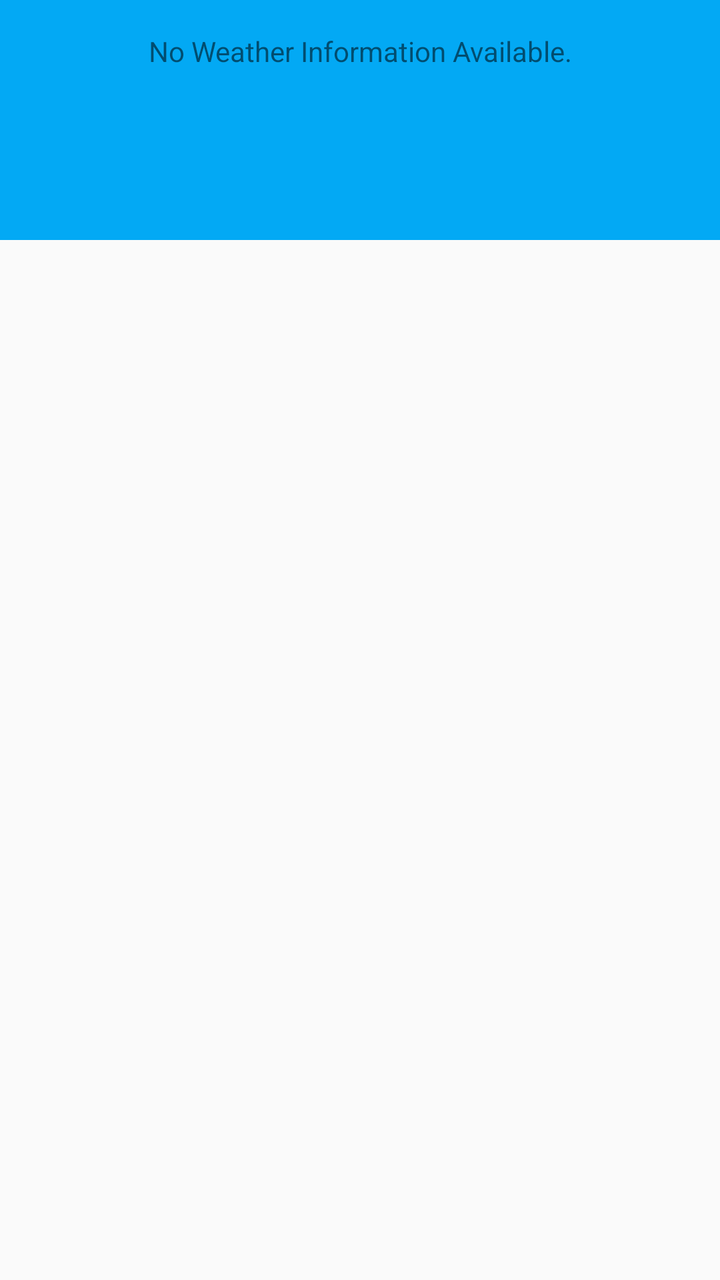
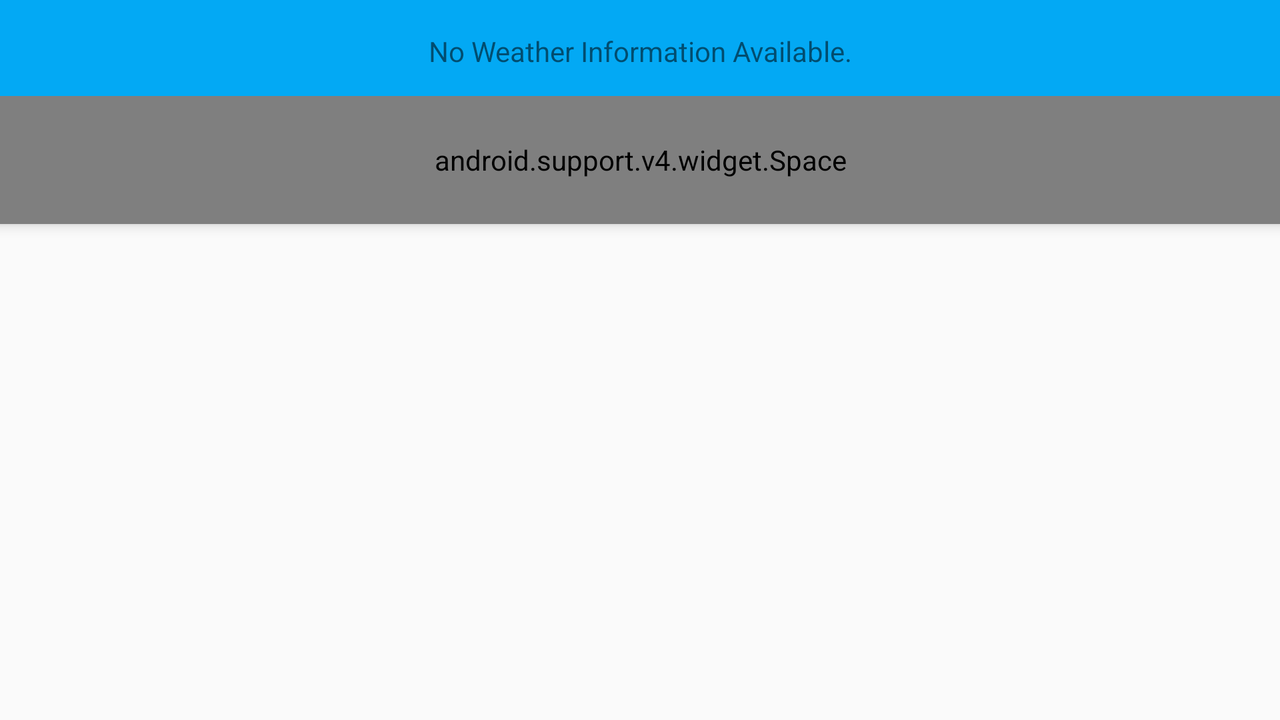

Compare how this app lays out the same screen by default and in its alternative resource folder. The renders come first, then the two layout files and the values they reference.
<!-- AndroidManifest.xml: activity theme ForecastTheme -->
<!-- res/layout/fragment_main.xml -->
<?xml version="1.0" encoding="utf-8"?>
<FrameLayout xmlns:android="http://schemas.android.com/apk/res/android"
    xmlns:app="http://schemas.android.com/apk/res-auto"
    android:layout_width="match_parent"
    android:layout_height="match_parent">

    <android.support.design.widget.CoordinatorLayout
        android:id="@+id/col"
        android:layout_width="match_parent"
        android:layout_height="match_parent">

        <android.support.design.widget.AppBarLayout
            android:id="@+id/appbar"
            android:layout_width="match_parent"
            android:layout_height="wrap_content"
            android:theme="@style/ThemeOverlay.AppCompat.Dark.ActionBar"
            app:elevation="0dp">

            <android.support.v7.widget.Toolbar
                android:id="@+id/toolbar"
                android:layout_width="match_parent"
                android:layout_height="wrap_content"
                android:elevation="0dp"
                app:layout_scrollFlags="scroll|enterAlways"
                app:theme="@style/ThemeOverlay.AppCompat.Dark.ActionBar" />

            <ImageView
                android:layout_width="wrap_content"
                android:layout_height="?attr/listPreferredItemHeight"
                android:layout_gravity="center_horizontal"

                android:contentDescription="@string/app_name"
                android:scaleType="center"
                android:src="@drawable/ic_logo"
                app:layout_scrollFlags="scroll|enterAlways" />

        </android.support.design.widget.AppBarLayout>

        <android.support.v7.widget.RecyclerView
            android:id="@+id/recyclerview_forecast"
            android:layout_width="match_parent"
            android:layout_height="match_parent"
            app:layout_behavior="@string/appbar_scrolling_view_behavior" />
        
        <TextView
            android:id="@+id/empty_view"
            android:layout_width="match_parent"
            android:layout_height="match_parent"
            android:gravity="center_horizontal"
            android:paddingBottom="@dimen/activity_vertical_margin"
            android:paddingEnd="@dimen/activity_horizontal_margin"
            android:paddingLeft="@dimen/activity_horizontal_margin"
            android:paddingRight="@dimen/activity_horizontal_margin"
            android:paddingStart="@dimen/activity_horizontal_margin"
            android:paddingTop="@dimen/activity_vertical_margin"
            android:text="@string/no_weather_information_available"
            app:layout_anchor="@+id/recyclerview_forecast"
            app:layout_anchorGravity="fill" />


    </android.support.design.widget.CoordinatorLayout>
</FrameLayout>
<!-- resources referenced by this layout -->
<resources>
  <dimen name="activity_horizontal_margin">16dp</dimen>
  <dimen name="activity_vertical_margin">16dp</dimen>
  <string name="app_name">Sunshine</string>
  <string name="no_weather_information_available">No Weather Information Available.</string>
  <style name="ForecastTheme" parent="AppTheme">
          <item name="actionBarStyle">@style/ActionBar.Solid.Sunshine.NoTitle</item>
  
      </style>
  <style name="AppTheme" parent="Theme.AppCompat.Light.NoActionBar">
          
          
          <item name="colorPrimary">@color/primary</item>
          <item name="colorPrimaryDark">@color/primary_dark</item>
          <item name="colorAccent">@color/accent</item>
          <item name="toolbarStyle">@style/Toolbar</item>
      </style>
  <style name="ActionBar.Solid.Sunshine.NoTitle" parent="@style/Widget.AppCompat.Light.ActionBar.Solid.Inverse">
          <item name="displayOptions">useLogo|showHome</item>
          <item name="logo">@drawable/ic_logo</item>
  
      </style>
  <color name="primary">#03A9F4</color>
  <color name="primary_dark">#0288D1</color>
  <color name="accent">#FFD740</color>
  <style name="Toolbar" parent="Widget.AppCompat.Toolbar">
          <item name="android:background">?attr/colorPrimary</item>
          <item name="popupTheme">@style/Theme.AppCompat.Light</item>
      </style>
</resources>
<!-- res/layout-land/fragment_main.xml (the repository's variant of the layout above) -->
<!-- drawn on the phone turned sideways -->
<?xml version="1.0" encoding="utf-8"?>
<RelativeLayout
    xmlns:android="http://schemas.android.com/apk/res/android"
    xmlns:app="http://schemas.android.com/apk/res-auto"
    android:layout_width="match_parent"
    android:layout_height="match_parent">

    <LinearLayout
        android:id="@+id/parallax_bar"
        android:layout_width="match_parent"
        android:layout_height="wrap_content"
        android:layout_alignParentTop="true"
        android:background="?attr/colorPrimary"
        android:elevation="@dimen/appbar_elevation"
        android:orientation="vertical">

        <android.support.v7.widget.Toolbar
            android:id="@+id/toolbar"
            android:layout_height="?attr/actionBarSize"
            android:layout_width="match_parent"
            android:elevation="0dp"
            app:theme="@style/ThemeOverlay.AppCompat.Dark.ActionBar"
            app:popupTheme="@style/ThemeOverlay.AppCompat.Light"/>

        <android.support.v4.widget.Space
            android:layout_width="match_parent"
            android:layout_height="?attr/listPreferredItemHeight"/>

    </LinearLayout>

    <include layout="@layout/fragment_main_base"
        android:layout_alignParentTop="true"
        android:layout_centerHorizontal="true"
        android:layout_height="match_parent"
        android:layout_width="@dimen/landscape_forecast_view_width"
        />

</RelativeLayout>
<!-- res/layout/fragment_main_base.xml (included above) -->
<?xml version="1.0" encoding="utf-8"?>
<FrameLayout xmlns:android="http://schemas.android.com/apk/res/android"
    xmlns:tools="http://schemas.android.com/tools"
    android:layout_width="match_parent"
    android:layout_height="match_parent"
    android:elevation="@dimen/appbar_elevation"
    tools:context=".ForecastFragment">

    <android.support.v7.widget.RecyclerView
        android:id="@+id/recyclerview_forecast"
        android:layout_width="match_parent"
        android:layout_height="match_parent"
        />
    
    <TextView
        android:id="@+id/empty_view"
        android:layout_width="match_parent"
        android:layout_height="match_parent"
        android:gravity="center_horizontal"
        android:paddingBottom="@dimen/activity_vertical_margin"
        android:paddingEnd="@dimen/activity_horizontal_margin"
        android:paddingLeft="@dimen/activity_horizontal_margin"
        android:paddingRight="@dimen/activity_horizontal_margin"
        android:paddingStart="@dimen/activity_horizontal_margin"
        android:paddingTop="@dimen/activity_vertical_margin"
        android:text="@string/no_weather_information_available" />
</FrameLayout>
<!-- resources referenced by the variant -->
<!-- as the phone turned sideways resolves them -->
<resources>
  <dimen name="activity_horizontal_margin">16dp</dimen>
  <dimen name="activity_vertical_margin">16dp</dimen>
  <dimen name="appbar_elevation">4dp</dimen>
  <dimen name="landscape_forecast_view_width">360dp</dimen>
  <string name="no_weather_information_available">No Weather Information Available.</string>
  <style name="ForecastTheme" parent="AppTheme">
          <item name="actionBarStyle">@style/ActionBar.Solid.Sunshine.NoTitle</item>
  
      </style>
  <style name="AppTheme" parent="Theme.AppCompat.Light.NoActionBar">
          
          
          <item name="colorPrimary">@color/primary</item>
          <item name="colorPrimaryDark">@color/primary_dark</item>
          <item name="colorAccent">@color/accent</item>
          <item name="toolbarStyle">@style/Toolbar</item>
      </style>
  <style name="ActionBar.Solid.Sunshine.NoTitle" parent="@style/Widget.AppCompat.Light.ActionBar.Solid.Inverse">
          <item name="displayOptions">useLogo|showHome</item>
          <item name="logo">@drawable/ic_logo</item>
  
      </style>
  <color name="primary">#03A9F4</color>
  <color name="primary_dark">#0288D1</color>
  <color name="accent">#FFD740</color>
  <style name="Toolbar" parent="Widget.AppCompat.Toolbar">
          <item name="android:background">?attr/colorPrimary</item>
          <item name="popupTheme">@style/Theme.AppCompat.Light</item>
      </style>
</resources>
